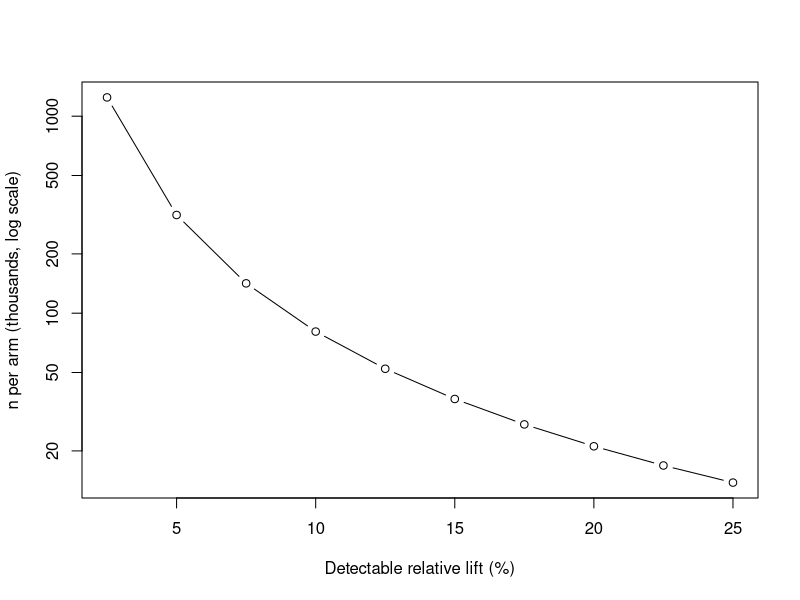
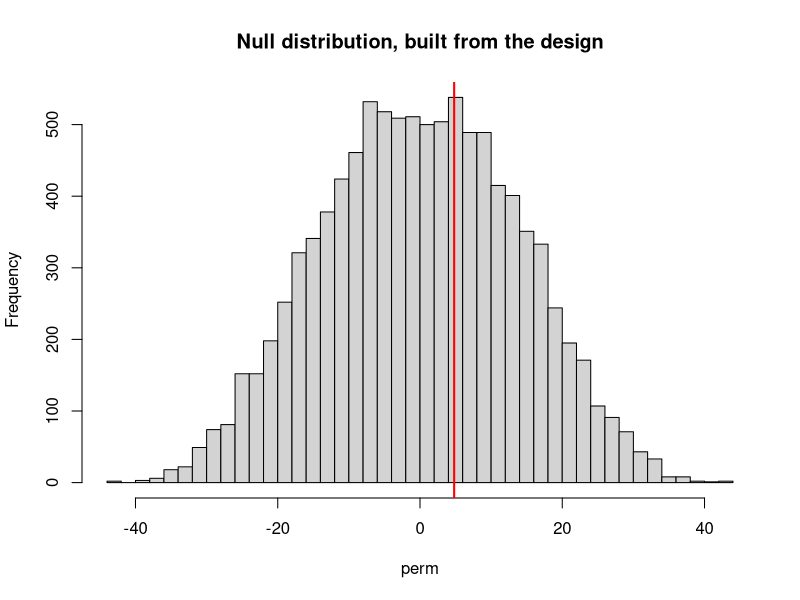
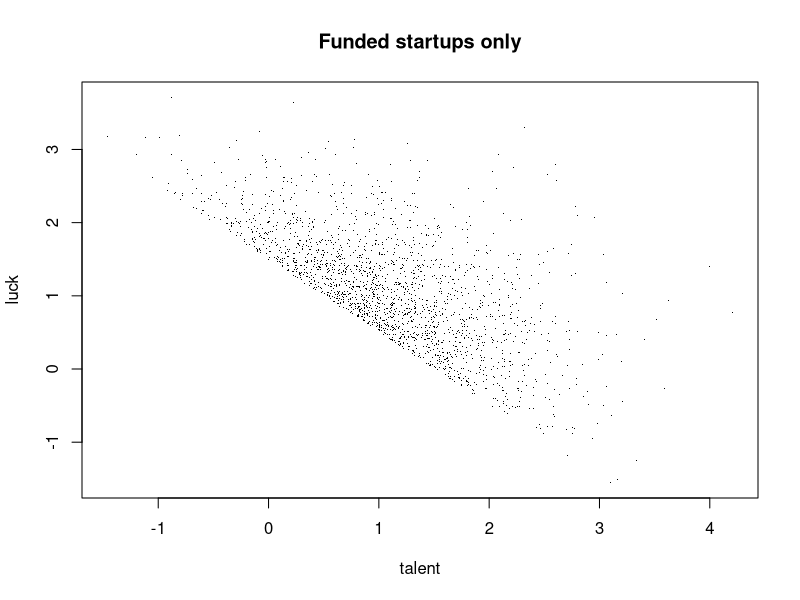

Here is the R script that generated these plots, in order:
## ---- chunk 1
knitr::opts_chunk$set(echo = TRUE, message = FALSE, warning = FALSE)
set.seed(93)
## ---- chunk 2
power.prop.test(p1 = 0.02, p2 = 0.025, sig.level = 0.05, power = 0.80)
## ---- chunk 3
lifts <- seq(0.0005, 0.005, by = 0.0005)
n_req <- sapply(lifts, function(d)
  power.prop.test(p1 = 0.02, p2 = 0.02 + d, sig.level = 0.05, power = 0.80)$n)
plot(100 * lifts / 0.02, n_req / 1000, type = "b", log = "y",
     xlab = "Detectable relative lift (%)", ylab = "n per arm (thousands, log scale)")
## ---- chunk 4
n <- 40
d <- sample(rep(0:1, n / 2))
y <- exp(rnorm(n, mean = 3, sd = 1)) * (1 + 0.3 * d)

observed <- mean(y[d == 1]) - mean(y[d == 0])
perm <- replicate(10000, {
  d_star <- sample(d)               # reshuffle labels, same # treated
  mean(y[d_star == 1]) - mean(y[d_star == 0])
})
c(observed = observed, p_value = mean(abs(perm) >= abs(observed)),
  t_test_p = t.test(y ~ d)$p.value)
hist(perm, breaks = 50, main = "Null distribution, built from the design")
abline(v = observed, col = "red", lwd = 2)
## ---- chunk 5
n      <- 100000
talent <- rnorm(n)
luck   <- rnorm(n)
funded <- (talent + luck > 1.5)   # top ~14% get funded

cor(talent, luck)            # population: ~0
cor(talent[funded], luck[funded])   # among the funded: strongly negative!
plot(talent[funded][1:2000], luck[funded][1:2000], pch = ".",
     xlab = "talent", ylab = "luck", main = "Funded startups only")
## ---- chunk 6
# your code here
## ---- chunk 7
# your code here
